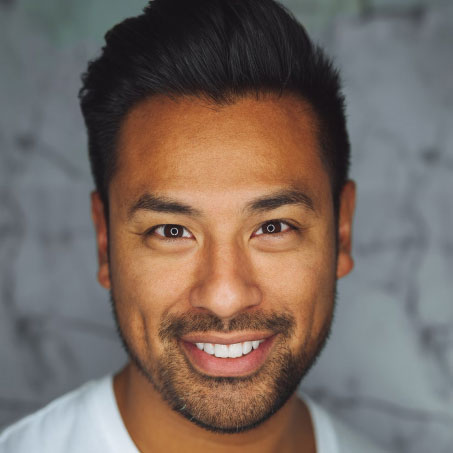
#> input picture Practice/opencv_lab/test.jpg, 453 x 453 px
$ python logotrans.py
#> lines starting #> are read from the running program, lines starting #| are printed output that depends on the picture
import cv2
import numpy as np
import matplotlib.pyplot as plt

# Read the image
I = cv2.imread('test.jpg', cv2.IMREAD_GRAYSCALE)
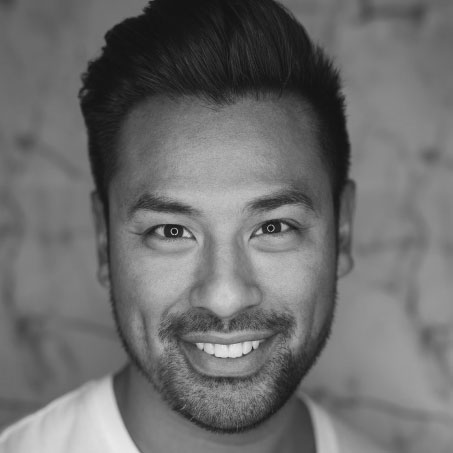
#> I: shape (453, 453); min 16, max 233, mean 109

# Convert datatype to Double
# (for allowing fractional values)
r = I.astype(np.float64)

# Constant determining the
# nature of the log curve
C = 1

# Performing log transformation
S = C * np.log1p(r)  # np.log1p(x) calculates log(1 + x) for each element of x
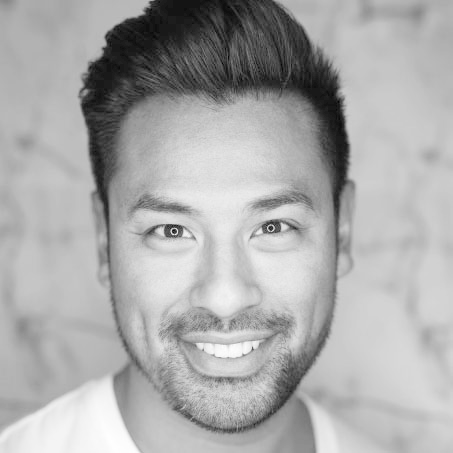
#> S: shape (453, 453) float64; min 2.83, max 5.46, mean 4.59; drawn with min black and max white
T = 255 / (C * np.log(1 + 255))

# Scaling the result to the range [0, 255]
B = (T * S).clip(0, 255).astype(np.uint8)
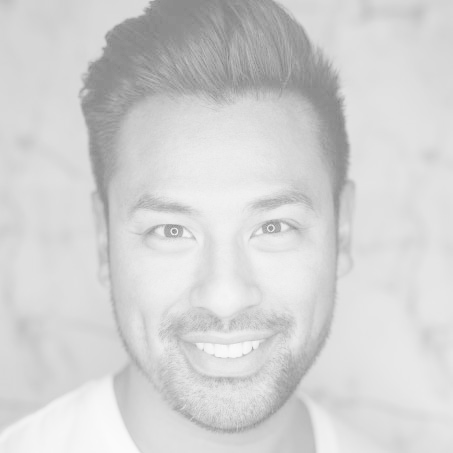
#> B: shape (453, 453); min 130, max 250, mean 210.6

# Display the original and transformed images
plt.figure()
plt.subplot(121), plt.imshow(cv2.cvtColor(I, cv2.COLOR_BGR2RGB)), plt.title('Original Image')
plt.subplot(122), plt.imshow(B, cmap='gray'), plt.title('Log Transformation')
plt.show()
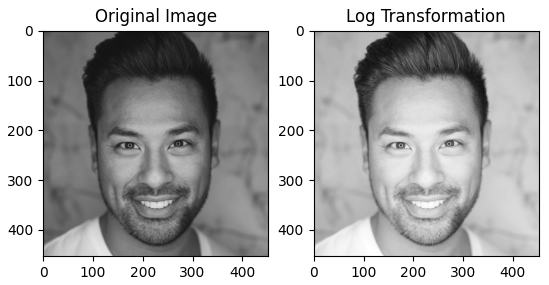
#> figure drawn by matplotlib, 2 panels
